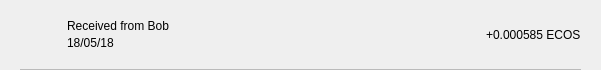
<?xml version="1.0" encoding="UTF-8"?>
<ui version="4.0">
 <class>TxRow</class>
 <widget class="QWidget" name="TxRow">
  <property name="geometry">
   <rect>
    <x>0</x>
    <y>0</y>
    <width>601</width>
    <height>70</height>
   </rect>
  </property>
  <property name="minimumSize">
   <size>
    <width>0</width>
    <height>40</height>
   </size>
  </property>
  <property name="windowTitle">
   <string>Form</string>
  </property>
  <layout class="QVBoxLayout" name="verticalLayout_3">
   <property name="spacing">
    <number>0</number>
   </property>
   <property name="leftMargin">
    <number>0</number>
   </property>
   <property name="topMargin">
    <number>0</number>
   </property>
   <property name="rightMargin">
    <number>0</number>
   </property>
   <property name="bottomMargin">
    <number>0</number>
   </property>
   <item>
    <widget class="QWidget" name="rowContainer" native="true">
     <layout class="QVBoxLayout" name="verticalLayout_2">
      <property name="spacing">
       <number>9</number>
      </property>
      <property name="leftMargin">
       <number>20</number>
      </property>
      <property name="topMargin">
       <number>9</number>
      </property>
      <property name="rightMargin">
       <number>20</number>
      </property>
      <property name="bottomMargin">
       <number>0</number>
      </property>
      <item>
       <widget class="QFrame" name="frame">
        <property name="styleSheet">
         <string notr="true">border:none;</string>
        </property>
        <property name="frameShape">
         <enum>QFrame::StyledPanel</enum>
        </property>
        <property name="frameShadow">
         <enum>QFrame::Raised</enum>
        </property>
        <layout class="QHBoxLayout" name="horizontalLayout" stretch="0,2,0">
         <property name="leftMargin">
          <number>0</number>
         </property>
         <property name="topMargin">
          <number>0</number>
         </property>
         <property name="rightMargin">
          <number>0</number>
         </property>
         <property name="bottomMargin">
          <number>0</number>
         </property>
         <item>
          <widget class="QPushButton" name="icon">
           <property name="focusPolicy">
            <enum>Qt::NoFocus</enum>
           </property>
           <property name="styleSheet">
            <string notr="true">border:none;</string>
           </property>
           <property name="text">
            <string/>
           </property>
           <property name="iconSize">
            <size>
             <width>28</width>
             <height>28</height>
            </size>
           </property>
          </widget>
         </item>
         <item>
          <layout class="QVBoxLayout" name="verticalLayout">
           <property name="spacing">
            <number>3</number>
           </property>
           <property name="leftMargin">
            <number>9</number>
           </property>
           <item>
            <widget class="QLabel" name="lblAddress">
             <property name="styleSheet">
              <string notr="true"/>
             </property>
             <property name="text">
              <string>Received from Bob</string>
             </property>
             <property name="alignment">
              <set>Qt::AlignBottom|Qt::AlignLeading|Qt::AlignLeft</set>
             </property>
            </widget>
           </item>
           <item>
            <widget class="QLabel" name="lblDate">
             <property name="styleSheet">
              <string notr="true"/>
             </property>
             <property name="text">
              <string>18/05/18</string>
             </property>
             <property name="alignment">
              <set>Qt::AlignLeading|Qt::AlignLeft|Qt::AlignTop</set>
             </property>
            </widget>
           </item>
          </layout>
         </item>
         <item>
          <widget class="QLabel" name="lblAmount">
           <property name="styleSheet">
            <string notr="true"/>
           </property>
           <property name="text">
            <string>+0.000585 ECOS</string>
           </property>
          </widget>
         </item>
        </layout>
       </widget>
      </item>
      <item>
       <widget class="QLabel" name="lblDivisory">
        <property name="minimumSize">
         <size>
          <width>0</width>
          <height>1</height>
         </size>
        </property>
        <property name="maximumSize">
         <size>
          <width>16777215</width>
          <height>1</height>
         </size>
        </property>
        <property name="styleSheet">
         <string notr="true">background-color:#bababa;</string>
        </property>
        <property name="text">
         <string/>
        </property>
        <property name="alignment">
         <set>Qt::AlignBottom|Qt::AlignLeading|Qt::AlignLeft</set>
        </property>
       </widget>
      </item>
     </layout>
    </widget>
   </item>
  </layout>
 </widget>
 <resources/>
 <connections/>
</ui>
